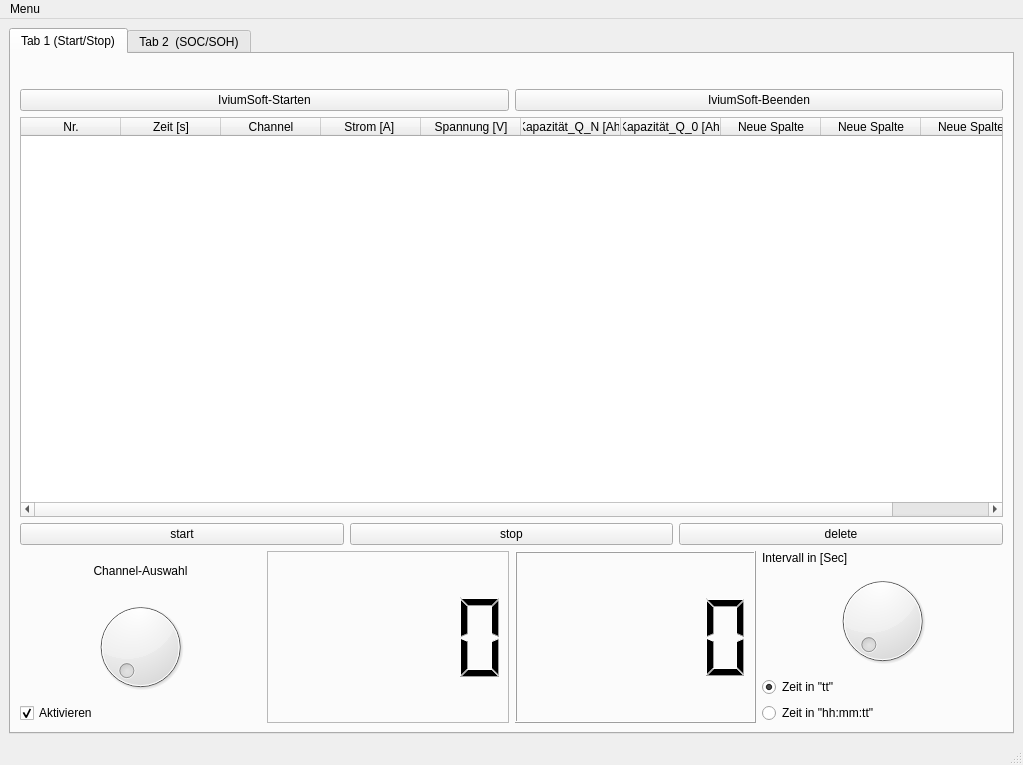
<?xml version="1.0" encoding="UTF-8"?>
<ui version="4.0">
 <class>MainWindow</class>
 <widget class="QMainWindow" name="MainWindow">
  <property name="geometry">
   <rect>
    <x>0</x>
    <y>0</y>
    <width>1023</width>
    <height>765</height>
   </rect>
  </property>
  <property name="windowTitle">
   <string>MainWindow</string>
  </property>
  <widget class="QWidget" name="centralwidget">
   <layout class="QGridLayout" name="gridLayout_4">
    <item row="0" column="0">
     <widget class="QTabWidget" name="tabWidget">
      <property name="tabPosition">
       <enum>QTabWidget::North</enum>
      </property>
      <property name="currentIndex">
       <number>0</number>
      </property>
      <property name="elideMode">
       <enum>Qt::ElideLeft</enum>
      </property>
      <widget class="QWidget" name="StartStop">
       <attribute name="title">
        <string>Tab 1 (Start/Stop)</string>
       </attribute>
       <layout class="QVBoxLayout" name="verticalLayout_6">
        <item>
         <layout class="QHBoxLayout" name="horizontalLayout_3">
          <item>
           <spacer name="horizontalSpacer_4">
            <property name="orientation">
             <enum>Qt::Horizontal</enum>
            </property>
            <property name="sizeHint" stdset="0">
             <size>
              <width>40</width>
              <height>20</height>
             </size>
            </property>
           </spacer>
          </item>
          <item>
           <widget class="QLabel" name="label">
            <property name="text">
             <string/>
            </property>
            <property name="pixmap">
             <pixmap resource="Bild.qrc">:/Herunterladen.png</pixmap>
            </property>
           </widget>
          </item>
         </layout>
        </item>
        <item>
         <layout class="QHBoxLayout" name="horizontalLayout_6">
          <item>
           <widget class="QPushButton" name="Starten">
            <property name="text">
             <string>IviumSoft-Starten</string>
            </property>
           </widget>
          </item>
          <item>
           <widget class="QPushButton" name="Beenden">
            <property name="text">
             <string>IviumSoft-Beenden</string>
            </property>
           </widget>
          </item>
         </layout>
        </item>
        <item>
         <widget class="QTableWidget" name="tableWidget">
          <column>
           <property name="text">
            <string>Nr.</string>
           </property>
          </column>
          <column>
           <property name="text">
            <string>Zeit [s]</string>
           </property>
          </column>
          <column>
           <property name="text">
            <string>Channel</string>
           </property>
          </column>
          <column>
           <property name="text">
            <string>Strom [A] </string>
           </property>
          </column>
          <column>
           <property name="text">
            <string>Spannung [V]</string>
           </property>
          </column>
          <column>
           <property name="text">
            <string>Kapazität_Q_N [Ah]</string>
           </property>
          </column>
          <column>
           <property name="text">
            <string>Kapazität_Q_0 [Ah]</string>
           </property>
          </column>
          <column>
           <property name="text">
            <string>Neue Spalte</string>
           </property>
          </column>
          <column>
           <property name="text">
            <string>Neue Spalte</string>
           </property>
          </column>
          <column>
           <property name="text">
            <string>Neue Spalte</string>
           </property>
          </column>
         </widget>
        </item>
        <item>
         <layout class="QHBoxLayout" name="horizontalLayout_4">
          <item>
           <widget class="QPushButton" name="startButton">
            <property name="text">
             <string>start</string>
            </property>
           </widget>
          </item>
          <item>
           <widget class="QPushButton" name="stopButton">
            <property name="text">
             <string>stop</string>
            </property>
           </widget>
          </item>
          <item>
           <widget class="QPushButton" name="delButton">
            <property name="text">
             <string>delete</string>
            </property>
           </widget>
          </item>
         </layout>
        </item>
        <item>
         <layout class="QHBoxLayout" name="horizontalLayout_7">
          <item>
           <layout class="QVBoxLayout" name="verticalLayout_5">
            <item>
             <widget class="QLabel" name="label_3">
              <property name="text">
               <string>Channel-Auswahl</string>
              </property>
              <property name="alignment">
               <set>Qt::AlignCenter</set>
              </property>
             </widget>
            </item>
            <item>
             <widget class="QDial" name="dial">
              <property name="maximum">
               <number>20</number>
              </property>
             </widget>
            </item>
            <item>
             <widget class="QCheckBox" name="checkBox">
              <property name="text">
               <string>Aktivieren</string>
              </property>
              <property name="checked">
               <bool>true</bool>
              </property>
             </widget>
            </item>
           </layout>
          </item>
          <item>
           <widget class="QLCDNumber" name="lcdNumber">
            <property name="frameShape">
             <enum>QFrame::StyledPanel</enum>
            </property>
            <property name="frameShadow">
             <enum>QFrame::Plain</enum>
            </property>
            <property name="smallDecimalPoint">
             <bool>false</bool>
            </property>
            <property name="digitCount">
             <number>5</number>
            </property>
            <property name="segmentStyle">
             <enum>QLCDNumber::Filled</enum>
            </property>
           </widget>
          </item>
          <item>
           <widget class="QLCDNumber" name="lcdNumber_2">
            <property name="digitCount">
             <number>5</number>
            </property>
           </widget>
          </item>
          <item>
           <layout class="QGridLayout" name="gridLayout">
            <item row="0" column="1">
             <widget class="QLabel" name="label_4">
              <property name="text">
               <string>Intervall in [Sec]</string>
              </property>
             </widget>
            </item>
            <item row="1" column="1">
             <widget class="QDial" name="dial_Zeitintervall">
              <property name="maximum">
               <number>60</number>
              </property>
             </widget>
            </item>
            <item row="3" column="1">
             <widget class="QRadioButton" name="radioButton_Zeitformat_2">
              <property name="text">
               <string>Zeit in &quot;hh:mm:tt&quot;</string>
              </property>
             </widget>
            </item>
            <item row="2" column="1">
             <widget class="QRadioButton" name="radioButton_Zeitformat_1">
              <property name="text">
               <string>Zeit in &quot;tt&quot;</string>
              </property>
              <property name="checked">
               <bool>true</bool>
              </property>
              <property name="autoRepeat">
               <bool>true</bool>
              </property>
              <property name="autoRepeatInterval">
               <number>1</number>
              </property>
             </widget>
            </item>
           </layout>
          </item>
         </layout>
        </item>
       </layout>
      </widget>
      <widget class="QWidget" name="SOCSOH">
       <attribute name="title">
        <string>Tab 2  (SOC/SOH)</string>
       </attribute>
       <layout class="QGridLayout" name="gridLayout_2">
        <item row="3" column="0" colspan="2">
         <widget class="QTextEdit" name="textAusgabe"/>
        </item>
        <item row="5" column="0">
         <layout class="QVBoxLayout" name="verticalLayout_4">
          <item>
           <widget class="QSpinBox" name="ProzentAnzeigeSOH">
            <property name="alignment">
             <set>Qt::AlignCenter</set>
            </property>
            <property name="buttonSymbols">
             <enum>QAbstractSpinBox::NoButtons</enum>
            </property>
            <property name="suffix">
             <string>%</string>
            </property>
            <property name="maximum">
             <number>100</number>
            </property>
           </widget>
          </item>
          <item>
           <widget class="QProgressBar" name="BatterieAnzeigeSOH">
            <property name="sizePolicy">
             <sizepolicy hsizetype="Expanding" vsizetype="Expanding">
              <horstretch>0</horstretch>
              <verstretch>0</verstretch>
             </sizepolicy>
            </property>
            <property name="value">
             <number>24</number>
            </property>
            <property name="textVisible">
             <bool>false</bool>
            </property>
            <property name="orientation">
             <enum>Qt::Vertical</enum>
            </property>
            <property name="invertedAppearance">
             <bool>false</bool>
            </property>
            <property name="textDirection">
             <enum>QProgressBar::TopToBottom</enum>
            </property>
           </widget>
          </item>
          <item>
           <widget class="QPushButton" name="SohButton">
            <property name="text">
             <string>SOH-berechnen</string>
            </property>
           </widget>
          </item>
         </layout>
        </item>
        <item row="2" column="0" colspan="2">
         <layout class="QVBoxLayout" name="verticalLayout_2">
          <item>
           <widget class="QLabel" name="label_Q_0">
            <property name="text">
             <string> Q_0 eingeben und mit Enter bestätigen</string>
            </property>
           </widget>
          </item>
          <item>
           <layout class="QHBoxLayout" name="horizontalLayout_2">
            <item>
             <widget class="QPushButton" name="pushButtonQ_0">
              <property name="text">
               <string>Enter</string>
              </property>
             </widget>
            </item>
            <item>
             <widget class="QDoubleSpinBox" name="doubleSpinBox_Q_0">
              <property name="suffix">
               <string> Ah</string>
              </property>
              <property name="decimals">
               <number>2</number>
              </property>
              <property name="singleStep">
               <double>0.010000000000000</double>
              </property>
              <property name="value">
               <double>0.000000000000000</double>
              </property>
             </widget>
            </item>
            <item>
             <widget class="QDoubleSpinBox" name="Anzeige_Q_0">
              <property name="alignment">
               <set>Qt::AlignCenter</set>
              </property>
              <property name="buttonSymbols">
               <enum>QAbstractSpinBox::NoButtons</enum>
              </property>
              <property name="suffix">
               <string> Ah</string>
              </property>
              <property name="decimals">
               <number>2</number>
              </property>
              <property name="value">
               <double>0.000000000000000</double>
              </property>
             </widget>
            </item>
            <item>
             <spacer name="horizontalSpacer_3">
              <property name="orientation">
               <enum>Qt::Horizontal</enum>
              </property>
              <property name="sizeType">
               <enum>QSizePolicy::Fixed</enum>
              </property>
              <property name="sizeHint" stdset="0">
               <size>
                <width>40</width>
                <height>20</height>
               </size>
              </property>
             </spacer>
            </item>
           </layout>
          </item>
         </layout>
        </item>
        <item row="0" column="0" colspan="2">
         <layout class="QHBoxLayout" name="horizontalLayout_5">
          <item>
           <spacer name="horizontalSpacer">
            <property name="orientation">
             <enum>Qt::Horizontal</enum>
            </property>
            <property name="sizeHint" stdset="0">
             <size>
              <width>40</width>
              <height>20</height>
             </size>
            </property>
           </spacer>
          </item>
          <item>
           <widget class="QLabel" name="label_2">
            <property name="text">
             <string/>
            </property>
            <property name="pixmap">
             <pixmap resource="Bild.qrc">:/Herunterladen.png</pixmap>
            </property>
           </widget>
          </item>
         </layout>
        </item>
        <item row="1" column="0" colspan="2">
         <layout class="QVBoxLayout" name="verticalLayout">
          <item>
           <widget class="QLabel" name="label_Q_N">
            <property name="text">
             <string> Q_N eingeben und mit Enter bestätigen</string>
            </property>
           </widget>
          </item>
          <item>
           <layout class="QHBoxLayout" name="horizontalLayout">
            <item>
             <widget class="QPushButton" name="buttonNennSpg">
              <property name="text">
               <string>Enter</string>
              </property>
             </widget>
            </item>
            <item>
             <widget class="QDoubleSpinBox" name="doubleSpinBoxNennSpg">
              <property name="suffix">
               <string> Ah</string>
              </property>
              <property name="decimals">
               <number>2</number>
              </property>
              <property name="singleStep">
               <double>0.010000000000000</double>
              </property>
              <property name="value">
               <double>0.000000000000000</double>
              </property>
             </widget>
            </item>
            <item>
             <widget class="QDoubleSpinBox" name="AnzeigeNspg">
              <property name="alignment">
               <set>Qt::AlignCenter</set>
              </property>
              <property name="buttonSymbols">
               <enum>QAbstractSpinBox::NoButtons</enum>
              </property>
              <property name="suffix">
               <string> Ah</string>
              </property>
              <property name="decimals">
               <number>2</number>
              </property>
              <property name="value">
               <double>0.000000000000000</double>
              </property>
             </widget>
            </item>
            <item>
             <spacer name="horizontalSpacer_2">
              <property name="orientation">
               <enum>Qt::Horizontal</enum>
              </property>
              <property name="sizeType">
               <enum>QSizePolicy::Maximum</enum>
              </property>
              <property name="sizeHint" stdset="0">
               <size>
                <width>40</width>
                <height>20</height>
               </size>
              </property>
             </spacer>
            </item>
           </layout>
          </item>
         </layout>
        </item>
        <item row="5" column="1">
         <layout class="QVBoxLayout" name="verticalLayout_3">
          <item>
           <widget class="QSpinBox" name="ProzentAnzeigeSOC">
            <property name="alignment">
             <set>Qt::AlignCenter</set>
            </property>
            <property name="buttonSymbols">
             <enum>QAbstractSpinBox::NoButtons</enum>
            </property>
            <property name="suffix">
             <string>%</string>
            </property>
            <property name="maximum">
             <number>100</number>
            </property>
           </widget>
          </item>
          <item>
           <widget class="QProgressBar" name="BatterieAnzeige">
            <property name="sizePolicy">
             <sizepolicy hsizetype="Expanding" vsizetype="Expanding">
              <horstretch>0</horstretch>
              <verstretch>0</verstretch>
             </sizepolicy>
            </property>
            <property name="value">
             <number>24</number>
            </property>
            <property name="textVisible">
             <bool>false</bool>
            </property>
            <property name="orientation">
             <enum>Qt::Vertical</enum>
            </property>
            <property name="invertedAppearance">
             <bool>false</bool>
            </property>
            <property name="textDirection">
             <enum>QProgressBar::TopToBottom</enum>
            </property>
           </widget>
          </item>
          <item>
           <widget class="QPushButton" name="SocButton">
            <property name="text">
             <string>SOC-berechnen</string>
            </property>
           </widget>
          </item>
         </layout>
        </item>
       </layout>
      </widget>
     </widget>
    </item>
   </layout>
  </widget>
  <widget class="QStatusBar" name="statusbar"/>
  <widget class="QMenuBar" name="menubar">
   <property name="geometry">
    <rect>
     <x>0</x>
     <y>0</y>
     <width>1023</width>
     <height>22</height>
    </rect>
   </property>
   <widget class="QMenu" name="menuMenu">
    <property name="title">
     <string>Menu</string>
    </property>
    <addaction name="action_ffnen"/>
    <addaction name="actionSchlie_en_2"/>
    <addaction name="actionspeichern"/>
   </widget>
   <addaction name="menuMenu"/>
  </widget>
  <action name="actionSchlie_en">
   <property name="text">
    <string>Schließen</string>
   </property>
  </action>
  <action name="action_ffnen">
   <property name="text">
    <string>Öffnen</string>
   </property>
  </action>
  <action name="actionSchlie_en_2">
   <property name="text">
    <string>Schließen</string>
   </property>
  </action>
  <action name="actionspeichern">
   <property name="text">
    <string>Speichern</string>
   </property>
  </action>
 </widget>
 <resources>
  <include location="Bild.qrc"/>
 </resources>
 <connections>
  <connection>
   <sender>dial</sender>
   <signal>valueChanged(int)</signal>
   <receiver>lcdNumber</receiver>
   <slot>display(int)</slot>
   <hints>
    <hint type="sourcelabel">
     <x>181</x>
     <y>641</y>
    </hint>
    <hint type="destinationlabel">
     <x>510</x>
     <y>709</y>
    </hint>
   </hints>
  </connection>
  <connection>
   <sender>dial_Zeitintervall</sender>
   <signal>valueChanged(int)</signal>
   <receiver>lcdNumber_2</receiver>
   <slot>display(int)</slot>
   <hints>
    <hint type="sourcelabel">
     <x>879</x>
     <y>617</y>
    </hint>
    <hint type="destinationlabel">
     <x>79</x>
     <y>232</y>
    </hint>
   </hints>
  </connection>
 </connections>
</ui>
